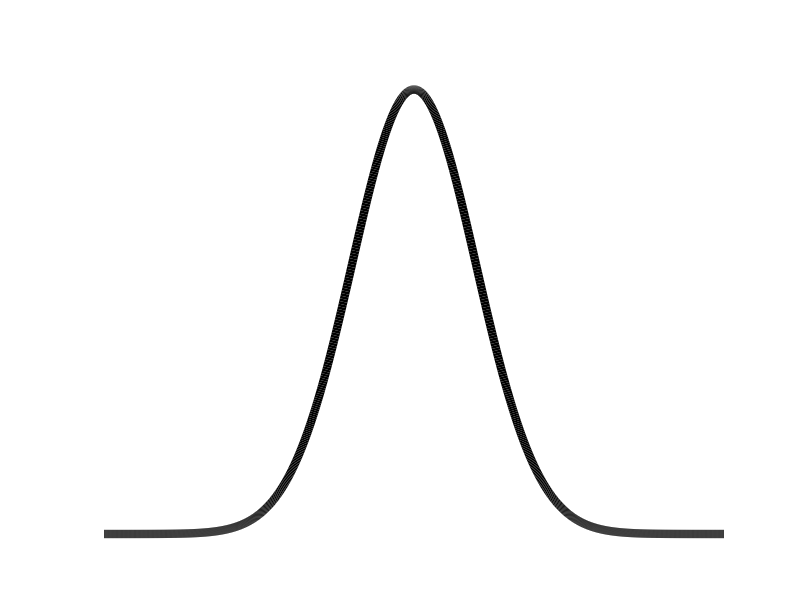
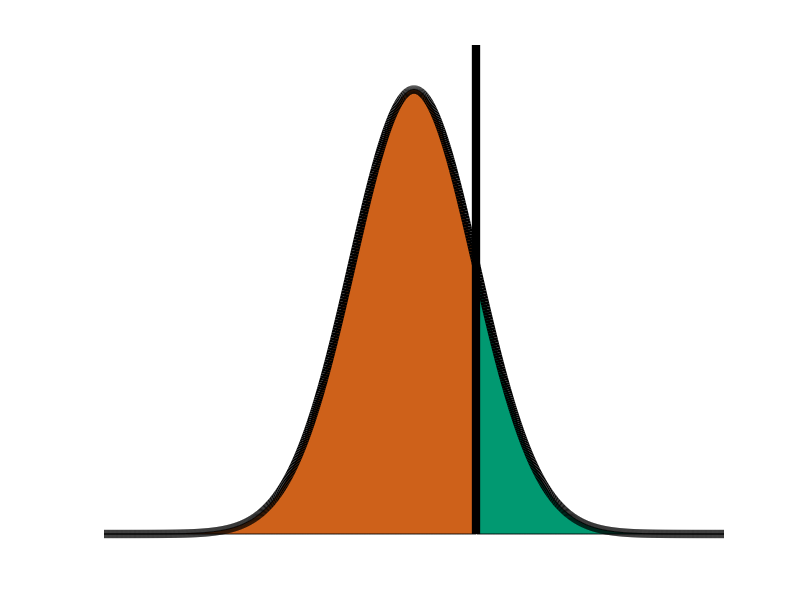

The MATLAB script that drew these images, in order:
close all

color_choiceMemory = [1,133+20,113]/255;
color_choiceOffload = [166+40,97,26]/255;


%% Figure 1
fig1 = figure (1);
set(gcf,'Position',[0 50 500 400]);%set figure, 原点的位置x，原点的位置y，宽，高，其坐标为point

x = [0:0.001:1]; %#ok<NBRAK>
y = normpdf(x,0.5,0.1);
% plot(x,y,'Color','k','LineWidth',6);
plot(x,y,'Color',[0 0 0],'LineWidth',6);
axis off
ylim([0 max(y)+0.1*max(y)]);

fileName_fig1 = 'normDistri_v1.pdf';
% to judge whether save figure or not
if false
    exportgraphics(fig1, fileName_fig1, 'BackgroundColor', 'none', 'ContentType', 'vector');
end

%% Figure 2
fig2 = figure (2);
set(gcf,'Position',[0 50 500 400]);%set figure, 原点的位置x，原点的位置y，宽，高，其坐标为point

x1 = [0:0.001:1]; %#ok<NBRAK>
y1 = normpdf(x,0.5,0.1);

% tempSampleNum1 = round(length(x1)/2);

temp_coeff = 0.6;%0.5,0.45,0.55

tempSampleNum1 = round(length(x1)*temp_coeff);
area(x1(1:tempSampleNum1),y1(1:tempSampleNum1),...
    'FaceColor',color_choiceOffload);%[0.75 0.25 0.25]
hold on
area(x1(tempSampleNum1+1:end),y1(tempSampleNum1+1:end),...
    'FaceColor',color_choiceMemory);%[0.25 0.75 0.25]
hold on

plot(x1,y1,'Color','k','LineWidth',6);
hold on

% x2 = [0.5 0.5];
x2 = [1 1]*temp_coeff;
% y2 = [-0.2*max(y1) max(y1)+0.2*max(y1)];
y2 = [0 max(y1)+0.1*max(y1)];
plot(x2,y2,'Color','k','LineWidth',6);
hold on 

axis off
ylim([0 max(y1)+0.1*max(y1)]);

fileName_fig2 = 'normDistri_withThreshold_v1.pdf';
% to judge whether save figure or not
if false
    exportgraphics(fig2, fileName_fig2, 'BackgroundColor', 'none', 'ContentType', 'vector');
end
